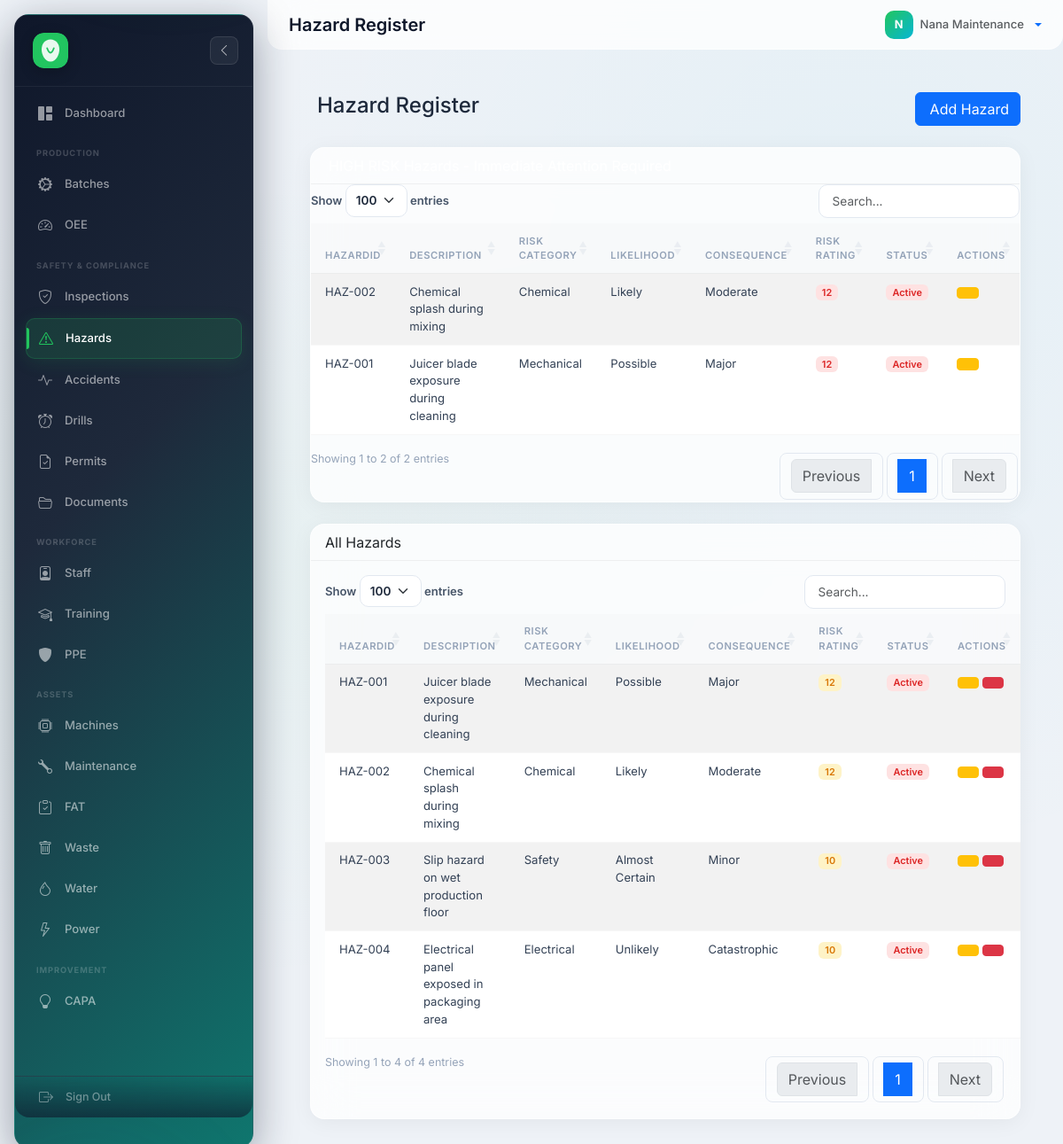
/?route=safety/hazards (signed in), run on the app's committed database.
### tables this page shows
CREATE TABLE hazard_register (
    HazardID          VARCHAR(50)    PRIMARY KEY,
    HazardDescription TEXT           NOT NULL,
    RiskCategory      VARCHAR(100)   DEFAULT NULL,
    Likelihood        ENUM('Rare','Unlikely','Possible','Likely','Almost Certain') DEFAULT 'Possible',
    Consequence       ENUM('Insignificant','Minor','Moderate','Major','Catastrophic') DEFAULT 'Moderate',
    RiskRating        INT            DEFAULT 0,
    ControlMeasures   TEXT           DEFAULT NULL,
    ResponsiblePerson VARCHAR(50)    DEFAULT NULL,
    ReviewDate        DATE           DEFAULT NULL,
    Status            ENUM('Active','Mitigated','Closed') DEFAULT 'Active',
    created_at        TIMESTAMP      DEFAULT CURRENT_TIMESTAMP,
    INDEX idx_hr_rating (RiskRating),
    INDEX idx_hr_status (Status)
);

### backend/controllers/Controller.php (called while the page is built, shortened)
<?php
abstract class Controller
{
    protected string $viewPath;
    protected function render(string $view, array $data = []): void
    {
        extract($data);
        $viewFile = APP_ROOT . '/frontend/views/' . $this->viewPath . '/' . $view . '.php';
        require $viewFile;
        require APP_ROOT . '/frontend/views/layouts/main.php';
    }
}

### backend/controllers/HazardController.php (called while the page is built, shortened)
<?php
require_once __DIR__ . '/Controller.php';
require_once __DIR__ . '/../models/HazardModel.php';
class HazardController extends Controller
{
    public function __construct()
    {
        $this->model = new HazardModel();
    }
    public function index(): void
    {
        $data = [
            'hazards' => $this->model->getAllActive(),
            'highRisk' => $this->model->getHighRisk(),
        ];
        $this->render('hazard_index', $data);
    }
}

### backend/models/Model.php (called while the page is built, shortened)
<?php
require_once __DIR__ . '/../config/database.php';
abstract class Model
{
    protected PDO $db;
    public function __construct()
    {
        $this->db = getDb();
    }
    public function query(string $sql, array $params = []): array
    {
        $stmt = $this->db->prepare($sql);
        $stmt->execute($params);
        return $stmt->fetchAll();
    }
}

### backend/config/database.php (called while the page is built, shortened)
<?php
function getDb(): PDO {
    static $pdo = null;
    if ($pdo === null) {
        $dsn = 'mysql:host=' . DB_HOST . ';dbname=' . DB_NAME . ';charset=' . DB_CHARSET;
        $options = [
            PDO::ATTR_ERRMODE            => PDO::ERRMODE_EXCEPTION,
            PDO::ATTR_DEFAULT_FETCH_MODE => PDO::FETCH_ASSOC,
            PDO::ATTR_EMULATE_PREPARES   => false,
        ];
         $pdo = new PDO($dsn, DB_USER, DB_PASS, $options);
    }
    return $pdo;
}
function sanitize(mixed $input): string {
    return htmlspecialchars(trim((string)$input), ENT_QUOTES, 'UTF-8');
}

### backend/models/HazardModel.php (called while the page is built, shortened)
<?php declare(strict_types=1);
require_once __DIR__ . '/Model.php';
class HazardModel extends Model
{
    protected string $table = 'hazard_register';
    public function getAllActive(): array
    {
        $sql = "
            SELECT *
            FROM {$this->table}
            WHERE Status = 'Active'
            ORDER BY RiskRating DESC
        ";
        return $this->query($sql);
    }
}

### frontend/views/safety/hazard_index.php (the view, shortened to what this page needs)
<div class="container-fluid">
    <div class="d-flex justify-content-between align-items-center mb-4">
        <h4><i class="fas fa-exclamation-triangle me-2"></i>Hazard Register</h4>
        <a href="?route=safety/hazards/create" class="btn btn-primary"><i class="fas fa-plus me-1"></i>Add Hazard</a>
    </div>
    <?php if (!empty($highRisk)): ?>
    <div class="card border-danger mb-4">
        <div class="card-header bg-danger text-white">
        </div>
        <div class="card-body p-0">
            <table class="table table-striped table-hover mb-0">
                <thead class="table-danger">
                    <tr>
                        <th>HazardID</th>
                        <th>Description</th>
                        <th>Risk Category</th>
                        <th>Likelihood</th>
                        <th>Consequence</th>
                        <th>Risk Rating</th>
                        <th>Status</th>
                        <th>Actions</th>
                    </tr>
                </thead>
                <tbody>
                    <?php foreach ($highRisk as $row): ?>
                        <tr>
                            <td><?php echo sanitize($row['HazardID']); ?></td>
                            <td><?php echo sanitize($row['HazardDescription']); ?></td>
                            <td><?php echo sanitize($row['RiskCategory']); ?></td>
                            <td><?php echo sanitize($row['Likelihood']); ?></td>
                            <td><?php echo sanitize($row['Consequence']); ?></td>
                            <td><span class="badge bg-danger"><?php echo sanitize($row['RiskRating']); ?></span></td>
                            <td><span class="badge bg-danger"><?php echo sanitize($row['Status']); ?></span></td>
                            <td>
                                <a href="?route=safety/hazards/edit&id=<?php echo sanitize($row['HazardID']); ?>" class="btn btn-sm btn-warning"><i class="fas fa-edit"></i></a>
                            </td>
                        </tr>
                    <?php endforeach; ?>
                </tbody>
            </table>
        </div>
    </div>
    <?php endif; ?>
    <div class="card">
        <div class="card-header">All Hazards</div>
        <div class="card-body">
            <table id="dataTable" class="table table-striped table-hover">
                <thead>
                    <tr>
                        <th>HazardID</th>
                        <th>Description</th>
                        <th>Risk Category</th>
                        <th>Likelihood</th>
                        <th>Consequence</th>
                        <th>Risk Rating</th>
                        <th>Status</th>
                        <th>Actions</th>
                    </tr>
                </thead>
                <tbody>
                    <?php if (!empty($hazards)): ?>
                        <?php foreach ($hazards as $row): ?>
                            <tr>
                                <td><?php echo sanitize($row['HazardID']); ?></td>
                                <td><?php echo sanitize($row['HazardDescription']); ?></td>
                                <td><?php echo sanitize($row['RiskCategory']); ?></td>
                                <td><?php echo sanitize($row['Likelihood']); ?></td>
                                <td><?php echo sanitize($row['Consequence']); ?></td>
                                <td>
                                    <?php
                                    $rating = sanitize($row['RiskRating']);
                                    $rBadge = 'success';
                                    if ($rating >= 15) $rBadge = 'danger';
                                    elseif ($rating >= 8) $rBadge = 'warning';
                                    ?>
                                    <span class="badge bg-<?php echo $rBadge; ?>"><?php echo $rating; ?></span>
                                </td>
                                <td>
                                    <?php
                                    $status = sanitize($row['Status']);
                                    $sBadge = 'secondary';
                                    if ($status === 'Active') $sBadge = 'danger';
                                    elseif ($status === 'Mitigated') $sBadge = 'warning';
                                    elseif ($status === 'Closed') $sBadge = 'success';
                                    ?>
                                    <span class="badge bg-<?php echo $sBadge; ?>"><?php echo $status; ?></span>
                                </td>
                                <td>
                                    <a href="?route=safety/hazards/edit&id=<?php echo sanitize($row['HazardID']); ?>" class="btn btn-sm btn-warning"><i class="fas fa-edit"></i></a>
                                    <a href="?route=safety/hazards/delete&id=<?php echo sanitize($row['HazardID']); ?>" class="btn btn-sm btn-danger" onclick="return confirm('Delete this hazard?')"><i class="fas fa-trash"></i></a>
                                </td>
                            </tr>
                        <?php endforeach; ?>
                    <?php endif; ?>
                </tbody>
            </table>
        </div>
    </div>
</div>

### frontend/assets/css/glass.css (style rules this page uses)
:root { --sidebar-width: 270px; --sidebar-collapsed: 85px; --glass-bg: rgba(255,255,255,0.78); --glass-border: rgba(255,255,255,0.5); --glass-shadow: 0 4px 24px rgba(0,0,0,0.05); --glass-blur: blur(24px); --brand: #22c55e; --brand-accent: #06b6d4; --gradient-brand: linear-gradient(135deg, #22c55e 0%, #06b6d4 100%); --gradient-warm: linear-gradient(135deg, #f97316 0%, #ef4444 100%); --gradient-cool: linear-gradient(135deg, #6366f1 0%, #8b5cf6 100%); --gradient-sky: linear-gradient(135deg, #0ea5e9 0%, #2563eb 100%); --gradient-rose: linear-gradient(135deg, #f43f5e 0%, #e11d48 100%); --gradient-amber: linear-gradient(135deg, #f59e0b 0%, #d97706 100%); --gradient-emerald: linear-gradient(135deg, #10b981 0%, #059669 100%); --radius: 16px; --radius-sm: 10px; }
*, *::before, *::after { box-sizing: border-box; }
body { font-family: 'Inter', system-ui, -apple-system, sans-serif !important; background: #eef2f7 !important; background-image: radial-gradient(ellipse at 20% 50%, rgba(34,197,94,0.04) 0%, transparent 50%), radial-gradient(ellipse at 80% 20%, rgba(6,182,212,0.04) 0%, transparent 50%) !important; color: #1e293b; -webkit-font-smoothing: antialiased; }
.container-fluid { padding: 1.5rem !important; animation: fadeUp 0.4s ease; }
.card, .border-0 { background: var(--glass-bg) !important; backdrop-filter: var(--glass-blur) !important; -webkit-backdrop-filter: var(--glass-blur) !important; border: 1px solid var(--glass-border) !important; border-radius: var(--radius) !important; box-shadow: var(--glass-shadow) !important; transition: all 0.25s ease; }
.card-header { background: transparent !important; border-bottom: 1px solid rgba(0,0,0,0.05) !important; border-radius: var(--radius) var(--radius) 0 0 !important; }
.table { border-collapse: collapse; }
.table th { font-size: 0.7rem !important; font-weight: 600 !important; text-transform: uppercase !important; letter-spacing: 0.05em !important; color: #94a3b8 !important; padding: 0.7rem 1rem !important; border-bottom: 1px solid rgba(0,0,0,0.05) !important; background: rgba(0,0,0,0.01) !important; }
.table td { padding: 0.65rem 1rem !important; font-size: 0.82rem !important; color: #334155 !important; border-bottom: 1px solid rgba(0,0,0,0.03) !important; }
.btn-sm { font-size: 0.78rem !important; padding: 0.35rem 0.7rem !important; }
.badge { font-weight: 600 !important; font-size: 0.68rem !important; border-radius: 6px !important; }
.badge.bg-danger { background: #fee2e2 !important; color: #dc2626 !important; }
.badge.bg-warning { background: #fef3c7 !important; color: #d97706 !important; }

### data on the page
hazard_register: HazardID "HAZ-002", HazardDescription "Chemical splash during mixing", RiskCategory "Chemical", Likelihood "Likely", Consequence "Moderate", RiskRating "12", Status "Active"
hazard_register: HazardID "HAZ-001", HazardDescription "Juicer blade exposure during cleaning", RiskCategory "Mechanical", Likelihood "Possible", Consequence "Major", RiskRating "12", Status "Active"
hazard_register: HazardID "HAZ-003", HazardDescription "Slip hazard on wet production floor", RiskCategory "Safety", Likelihood "Almost Certain", Consequence "Minor", RiskRating "10", Status "Active"
hazard_register: HazardID "HAZ-004", HazardDescription "Electrical panel exposed in packaging area", RiskCategory "Electrical", Likelihood "Unlikely", Consequence "Catastrophic", RiskRating "10", Status "Active"

### other printed values
$pageTitle "Hazard Register"
substr($user['name'] ?? 'U', 0, 1) "N"
$user['name'] "Nana Maintenance"
